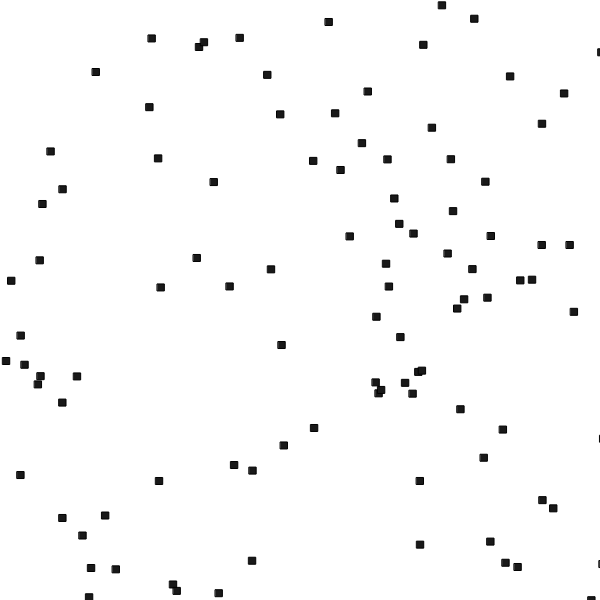
Frame 1 (no input)
Frame 60 (no input): identical to frame 1, image omitted
Frame 120 (the mouse pressed at the canvas centre since frame 60): identical to frame 1, image omitted

The p5.js sketch that drew this single still picture (run headless with seeded random() and noise() and a simulated clock; from frame 60 on, the mouse is pressed at the canvas centre):

// p5.js sketch
// ── sketch.js
let rectangle = [];

function setup (){

createCanvas(600,600);
 for (let i = 0; i < 100 ; i++) { 
    let rect= {
    x: random(600),
    y: random (600),
    length:50,
    width:50,
    }
rectangle. push(rect);


} 
console.log(rectangle)


}
function draw () {
background (255)
fill(25,255)
  for (let i = 0; i < rectangle.length; i++) {
        rect(rectangle[i].x, rectangle[i].y, 7);
  }







}   
function mouseClick (){








}
